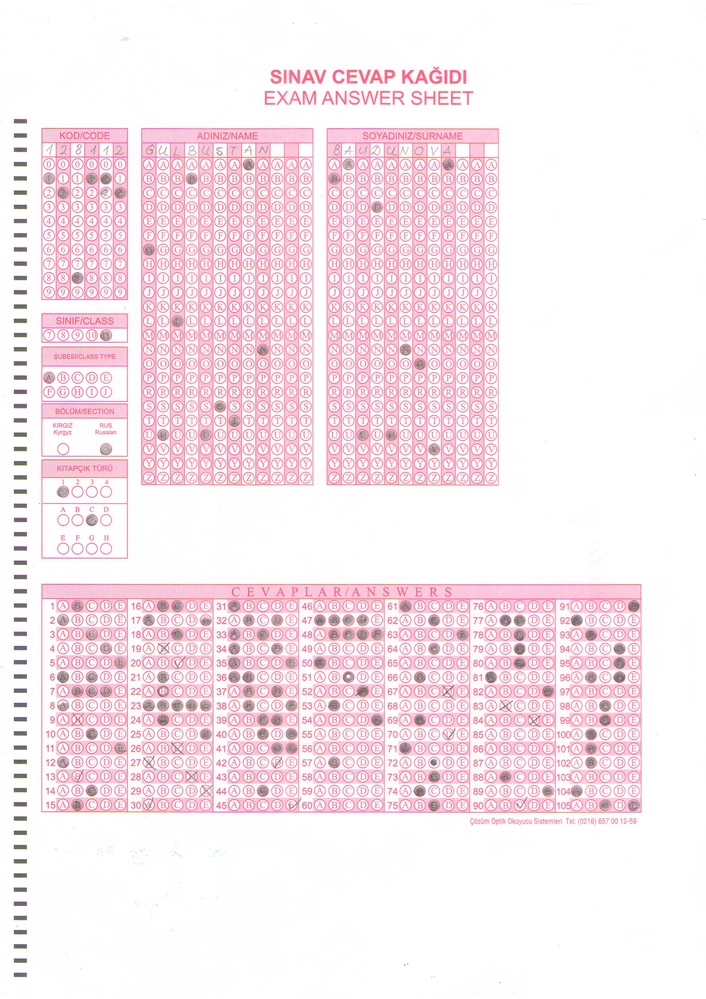
#> input picture Python/testMarked.jpg, 706 x 999 px, shrunk from 2480 x 3508 before the run
$ python -i findCircles.py   (imports and definitions only)   (older library calls are emulated)
#> lines starting #> are read from the running program, lines starting #| are printed output that depends on the picture; after the words box and inside, x2 and y2 are one past the last pixel; in counts of white or black regions, pixels touching at a corner belong together
#> further down, picture is the input picture: shape (999, 706, 3); mean B, G, R 237.3, 232, 247.5
def findCircles(img):
	import numpy as np
	import argparse
	import imutils
	import cv2
	gray = cv2.cvtColor(img, cv2.COLOR_BGR2GRAY)
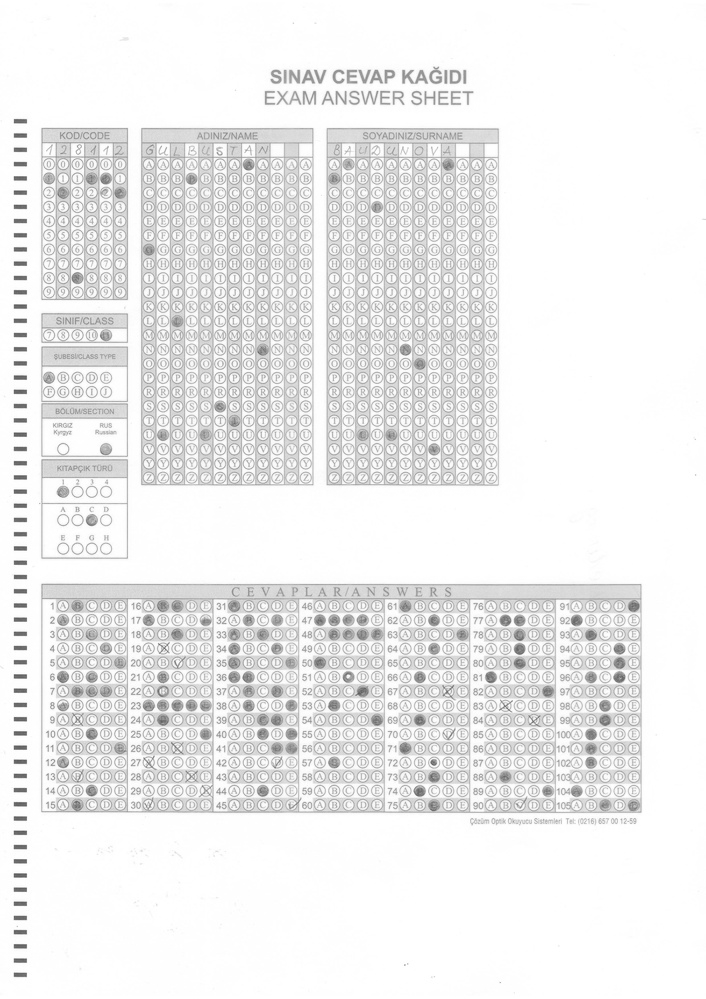
#> gray: shape (999, 706); min 88, max 255, mean 237.3
	# [4 lines of commented-out code are left out]
	ret,bw = cv2.threshold(gray,190,255,cv2.THRESH_BINARY)
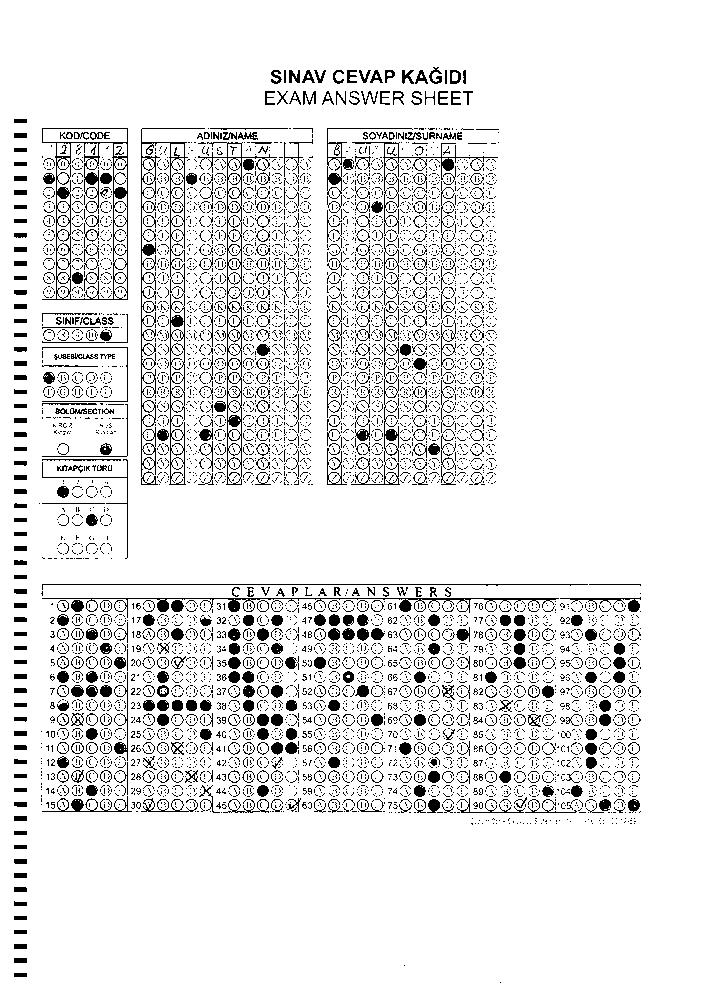
#> bw: shape (999, 706); 90.3% white; black in thin lines or dots, all inside (x1, y1, x2, y2) = (14, 67, 641, 983)
	bw=~bw
	#Apply imopen
	op = cv2.morphologyEx(bw, cv2.MORPH_OPEN, cv2.getStructuringElement(cv2.MORPH_CROSS,(9,9)))
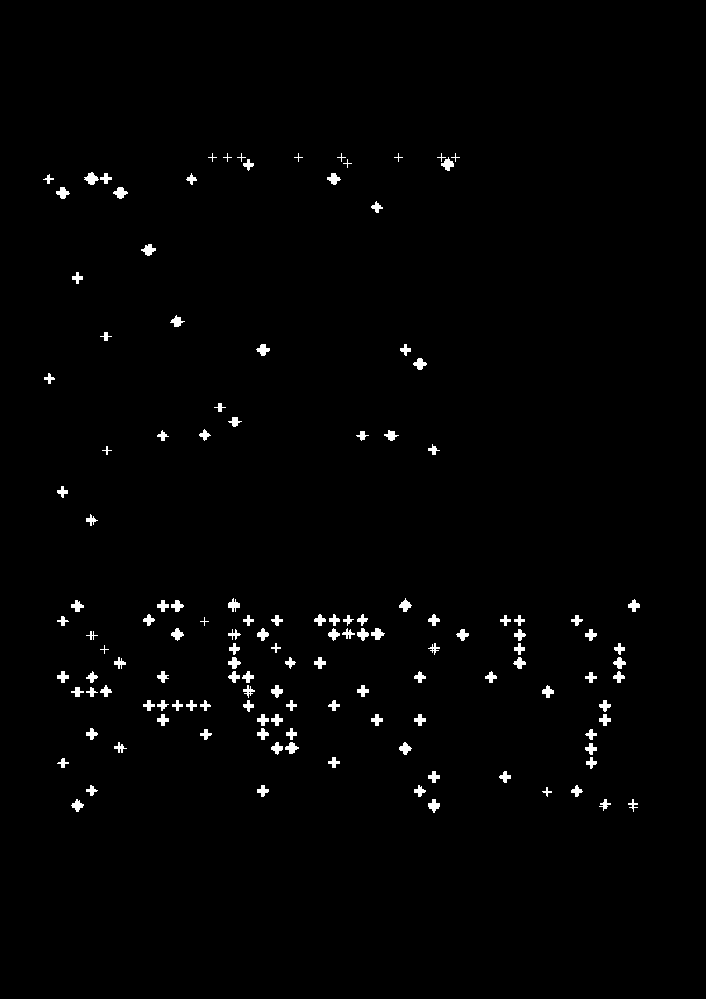
#> op: shape (999, 706); 1.3% white; 134 white regions (11 under 20 px)
	# find contours in the thresholded image, then initialize
	# the list of contours that correspond to questions
	cnts = cv2.findContours(op.copy(), cv2.RETR_EXTERNAL, cv2.CHAIN_APPROX_SIMPLE)
#> cnts = 134 contours, 15 with area under 20; largest, box (x1, y1, x2, y2) and area: (84, 172, 99, 185) 90, (113, 187, 128, 199) 84, (141, 244, 156, 256) 80, (413, 358, 427, 370) 77, (441, 157, 454, 171) 77
	cnts = cnts[0] if imutils.is_cv2() else cnts[1]
	questionCnts = []

	# loop over the contours
	for c in cnts:
		# compute the bounding box of the contour, then use the
		# bounding box to derive the aspect ratio
		(x, y, w, h) = cv2.boundingRect(c)
		ar = w / float(h)
		#print w,h,ar

		# in order to label the contour as a question, region
		# should be sufficiently wide, sufficiently tall, and
		# have an aspect ratio approximately equal to 1[+-0.5]
		if w >= 20 and h >= 20 and ar >= 0.7 and ar <= 1.5:
			questionCnts.append(c)
#> this loop made 134 passes
#> (x, y, w, h, ar) on passes 1 to 12: (628, 799, 10, 13, 0.769), (599, 799, 12, 12, 1), (428, 799, 12, 14, 0.857), (71, 799, 13, 13, 1), (542, 787, 10, 10, 1), (571, 785, 12, 12, 1), (414, 785, 12, 12, 1), (257, 785, 12, 12, 1), (86, 785, 12, 11, 1.09), (499, 771, 12, 12, 1), (428, 771, 12, 12, 1), (57, 758, 12, 10, 1.2)
#> after the loop, questionCnts = []
	return questionCnts

>>> import cv2
>>> picture = cv2.imread('testMarked.jpg')
>>> result = findCircles(picture)
#> result = []

$ run again, on Python/answers.jpg
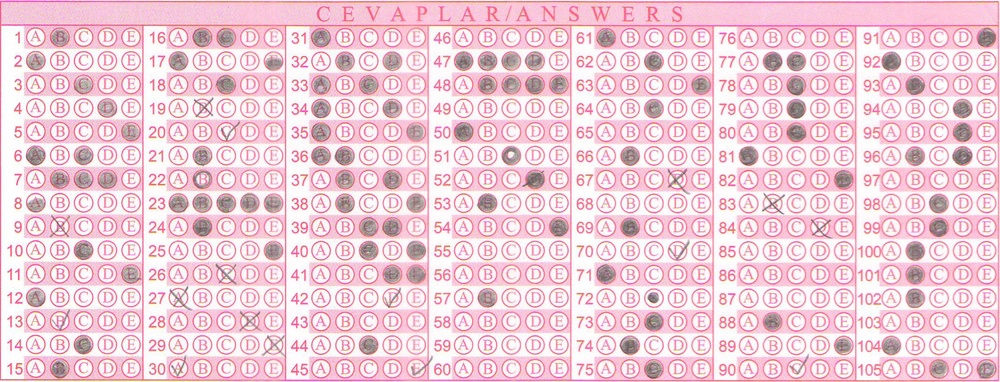
#> input picture Python/answers.jpg, 1000 x 382 px, shrunk from 2109 x 806 before the run
#> picture is the input picture: shape (382, 1000, 3); mean B, G, R 215.8, 204.5, 238.4
#> in findCircles, `ret,bw = cv2.threshold(gray,190,255,cv2.THRESH_BINARY)`:
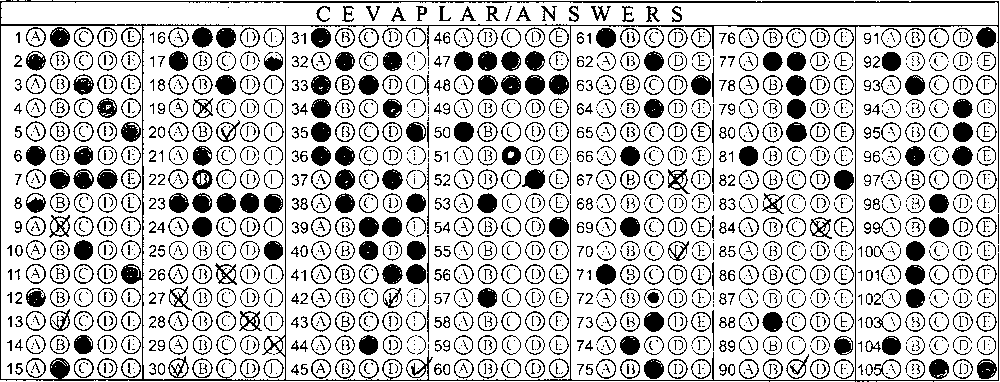
#> bw: shape (382, 1000); 77.5% white; 1894 black regions (1065 under 20 px), largest, box (x1, y1, x2, y2) and area: (0, 0, 999, 382) 7939, (522, 169, 545, 189) 328, (454, 122, 474, 142) 320
#> in findCircles, `op = cv2.morphologyEx(bw, cv2.MORPH_OPEN, cv2.getStructuringElement(cv..`:
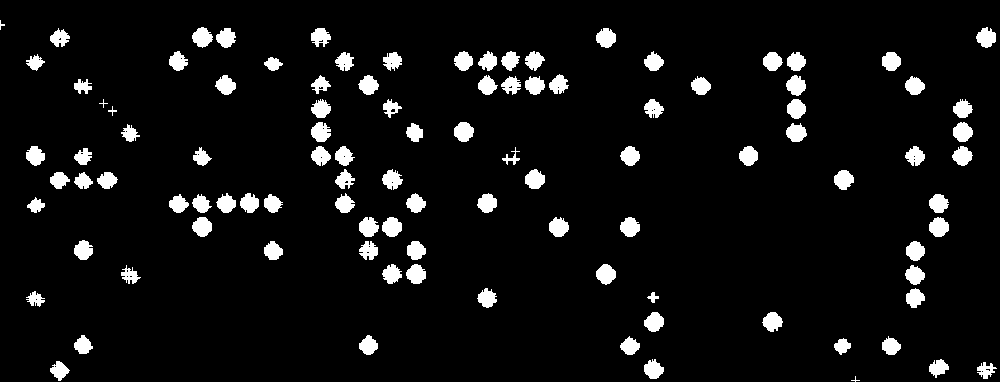
#> op: shape (382, 1000); 6.5% white; 103 white regions (3 under 20 px)
#> cnts = 103 contours, 4 with area under 20; largest, box (x1, y1, x2, y2) and area: (454, 122, 474, 142) 272, (596, 264, 616, 285) 270, (382, 217, 402, 237) 268, (929, 217, 949, 237) 267, (953, 122, 973, 142) 266
#> the loop in findCircles, `for c in cnts:` made 103 passes
#> (x, y, w, h, ar) on passes 1 to 8: (851, 376, 9, 6, 1.5), (977, 362, 20, 17, 1.18), (50, 361, 20, 20, 1), (929, 359, 20, 19, 1.05), (644, 359, 20, 20, 1), (834, 338, 17, 17, 1), (882, 336, 19, 19, 1), (620, 336, 20, 19, 1.05)
#> after the loop in findCircles, `for c in cnts:`: questionCnts = 42 contours; largest, box (x1, y1, x2, y2) and area: (454, 122, 474, 142) 272, (596, 264, 616, 285) 270, (382, 217, 402, 237) 268, (929, 217, 949, 237) 267, (953, 122, 973, 142) 266
#> result has the same summary as questionCnts in findCircles
